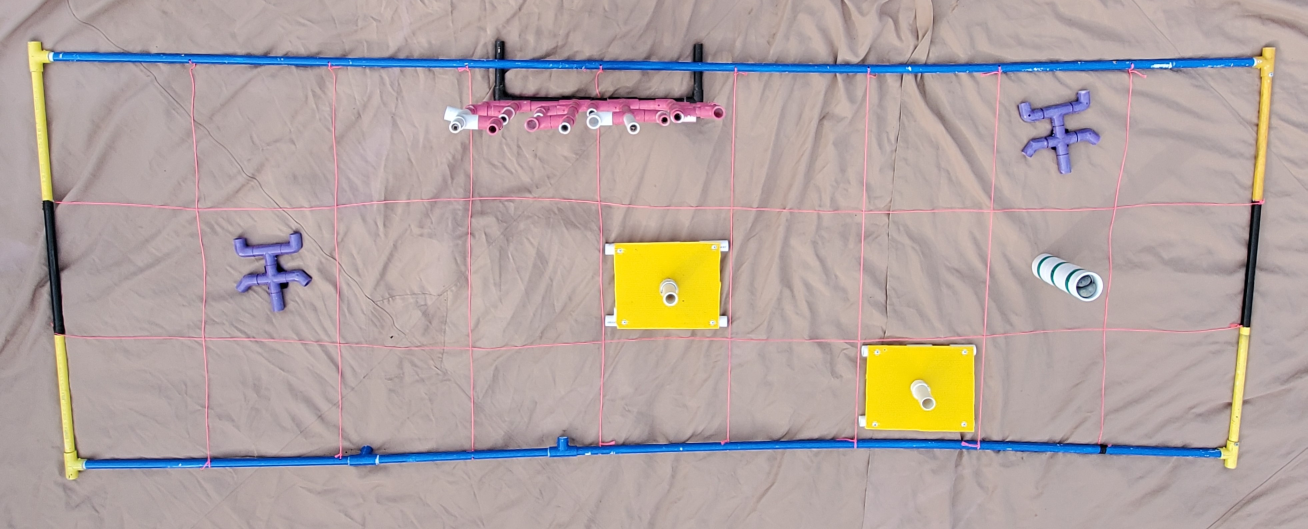
#> input picture CoralReef1.jpg, 3922 x 1587 px (shown at 1/3 size)
$ python LineDetection.py
#> lines starting #> are read from the running program, lines starting #| are printed output that depends on the picture; after the words box and inside, x2 and y2 are one past the last pixel; in counts of white or black regions, pixels touching at a corner belong together
import cv2 as cv
import numpy as np
import imutils

img = cv.imread('CoralReef1.jpg')
#> img is the input picture: shape (1587, 3922, 3); mean B, G, R 161.2, 164.6, 178.4
gray = cv.cvtColor(img,cv.COLOR_BGR2GRAY)
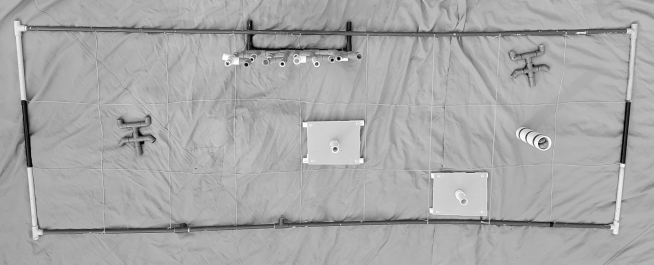
#> gray: shape (1587, 3922) (shown at 1/6 size); min 0, max 255, mean 168.3
hsv = cv.cvtColor(img, cv.COLOR_BGR2HSV)
#> hsv: shape (1587, 3922, 3); mean H, S, V 35.4, 40.4, 184.6
output = img.copy()

def emptyFunction():
    pass

#color palette
LowImageBlue = np.zeros((512, 512, 3), np.uint8)
HighImageBlue = np.zeros((512, 512, 3), np.uint8)
windowName = "config"
cv.namedWindow(windowName)
cv.namedWindow("Canny")
cv.createTrackbar("HLow", windowName, 0, 179, emptyFunction)
cv.createTrackbar("SLow", windowName, 0, 255, emptyFunction)
cv.createTrackbar("VLow", windowName, 0, 255, emptyFunction)

cv.createTrackbar("HHigh", windowName, 0, 179, emptyFunction)
cv.createTrackbar("SHigh", windowName, 0, 255, emptyFunction)
cv.createTrackbar("VHigh", windowName, 0, 255, emptyFunction)

cv.createTrackbar("CannyLow", "Canny", 0, 255, emptyFunction)
cv.createTrackbar("CannyHigh", "Canny", 0, 255, emptyFunction)

orb = cv.ORB_create()

while True:
    HLow = cv.getTrackbarPos("HLow", windowName)
    SLow = cv.getTrackbarPos("SLow", windowName)
    VLow = cv.getTrackbarPos("VLow", windowName)

    HHigh = cv.getTrackbarPos("HHigh", windowName)
    SHigh = cv.getTrackbarPos("SHigh", windowName)
    VHigh = cv.getTrackbarPos("VHigh", windowName)

    CannyLow = cv.getTrackbarPos("CannyLow", "Canny")
    CannyHigh = cv.getTrackbarPos("CannyHigh", "Canny")

    #LowImageBlue[:] = [HLow, SLow, VLow]
    LowImageBlue[:] = [100, 125, 125]
    LowImageBlue = cv.cvtColor(LowImageBlue, cv.COLOR_HSV2BGR)
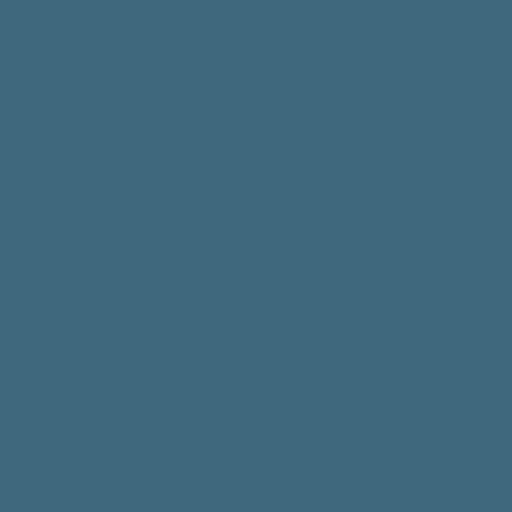
#> LowImageBlue: shape (512, 512, 3); mean B, G, R 125, 104, 63

    #HighImageBlue[:] = [HHigh, SHigh, VHigh]
    HighImageBlue[:] = [115, 255, 255]
    HighImageBlue = cv.cvtColor(HighImageBlue, cv.COLOR_HSV2BGR)
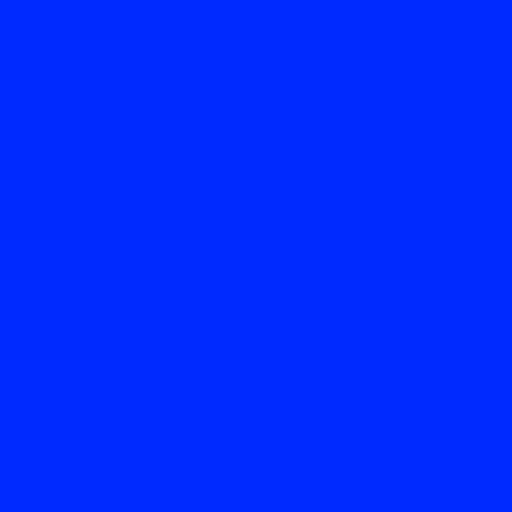
#> HighImageBlue: shape (512, 512, 3); mean B, G, R 255, 42, 0

    if cv.waitKey(1) == 27:
#> (key Esc is pressed here)
        cv.imshow("LowImageBlue", LowImageBlue)
        cv.imshow("HighImageBlue", HighImageBlue)

        #LowerBlue = np.array([HLow, SLow, VLow])
        #UpperBlue = np.array([HHigh, SHigh, VHigh])
        LowerBlue = np.array([100, 125, 125])
        UpperBlue = np.array([115, 255, 255])

        mask = cv.inRange(hsv, LowerBlue, UpperBlue)
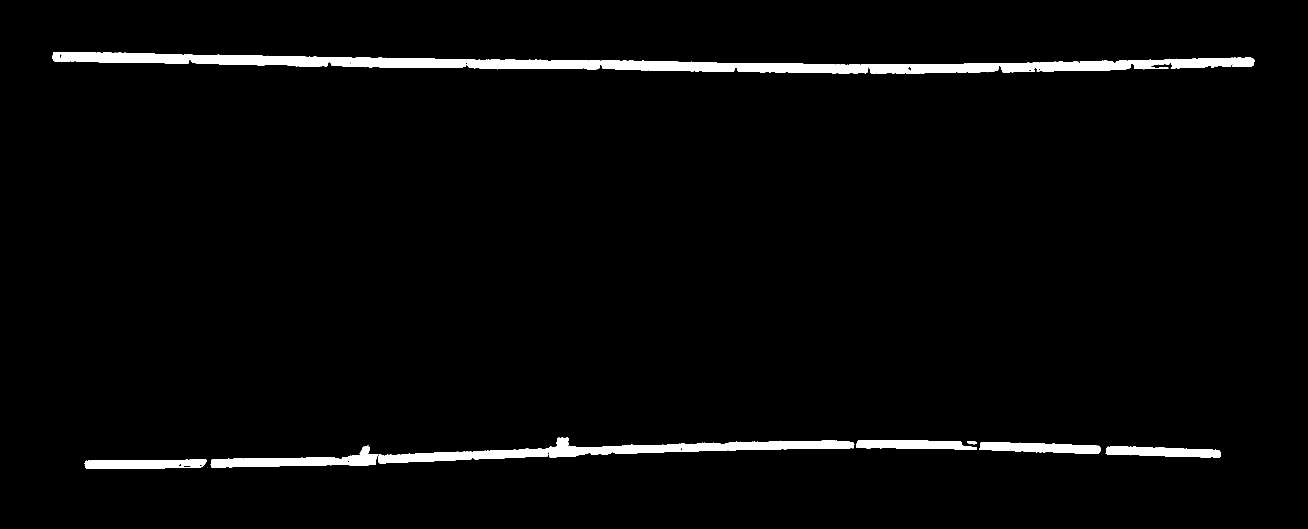
#> mask: shape (1587, 3922) (shown at 1/3 size); 2.8% white; 42 white regions (33 under 20 px), largest, box (x1, y1, x2, y2) and area: (158, 156, 3763, 221) 93522, (1135, 1311, 2563, 1390) 34046, (632, 1337, 1136, 1402) 12839
        cv.imshow("mask", mask)

        filter = cv.bitwise_and(gray, gray, mask = mask)
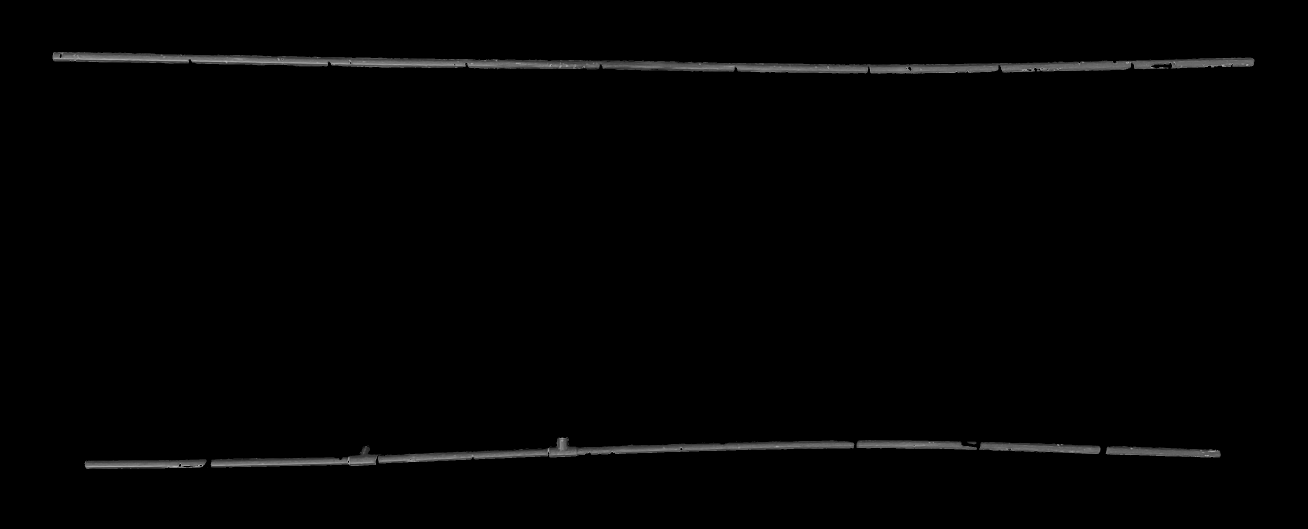
#> filter: shape (1587, 3922) (shown at 1/3 size); min 0, max 194, mean 2.6
        cv.imshow("filter", filter)

        KeyPoint = orb.detect(filter, None)
#> KeyPoint = 500 keypoints; strongest (x, y, size): (1052, 189, 31), (2043, 1346, 31), (181, 171, 31), (3117, 209, 31)
        KeyPoint, des = orb.compute(filter, KeyPoint)

        output = cv.drawKeypoints(output, KeyPoint, None, color = (0,255,0), flags = 0)
        cv.imshow("output", output)


        # Contours
        '''
        contours = cv.findContours(mask.copy(), cv.RETR_EXTERNAL, cv.CHAIN_APPROX_SIMPLE)
        contours = imutils.grab_contours(contours)
        output = img.copy()

        for c in contours:
            cv.drawContours(output, [c], -1, (255, 0,0), 3)
            cv.imshow('Contours', output)'''


        # Hough Line Detection
        '''rey = cv.bitwise_and(gray, gray, mask = mask)
        BlurGrey = cv.GaussianBlur(grey,(5, 5),0)

        edges = cv.Canny(BlurGrey, CannyLow, CannyHigh)
        cv.imshow("edges", edges)

        rho = 1  # distance resolution in pixels of the Hough grid
        theta = np.pi / 180  # angular resolution in radians of the Hough grid
        threshold = 15  # minimum number of votes (intersections in Hough grid cell)
        min_line_length = 400  # minimum number of pixels making up a line
        max_line_gap = 20  # maximum gap in pixels between connectable line segments
        line_image = np.copy(img)  # creating a blank to draw lines on

        # Run Hough on edge detected image
        # Output "lines" is an array containing endpoints of detected line segments
        lines = cv.HoughLinesP(edges, rho, theta, threshold, np.array([]),
                            min_line_length, max_line_gap)

        for line in lines:
            for x1,y1,x2,y2 in line:
                cv.line(line_image,(x1,y1),(x2,y2),(255,0,0),5)


        # Draw the lines on the  image
        lines_edges = cv.addWeighted(img, 0.8, line_image, 1, 0)
        cv.imshow("img", line_image)'''

$ run again, with CoralReef3.jpg copied over CoralReef1.jpg
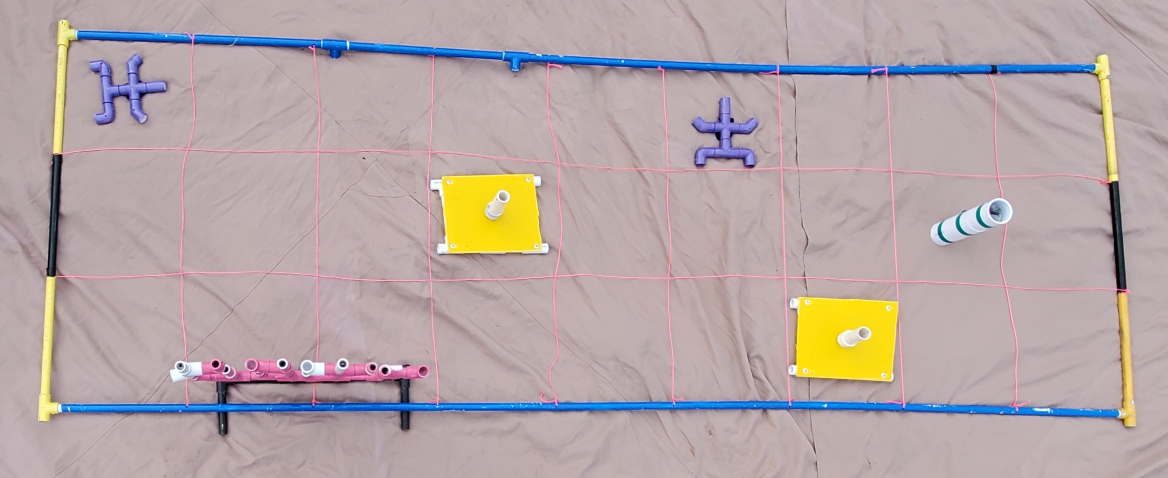
#> input picture CoralReef3.jpg, 3502 x 1434 px (shown at 1/3 size)
#> img is the input picture: shape (1434, 3502, 3); mean B, G, R 167.6, 167.4, 182.2
#> hsv: shape (1434, 3502, 3); mean H, S, V 124.2, 38.9, 188.6
#> `mask = cv.inRange(hsv, LowerBlue, UpperBlue)`:
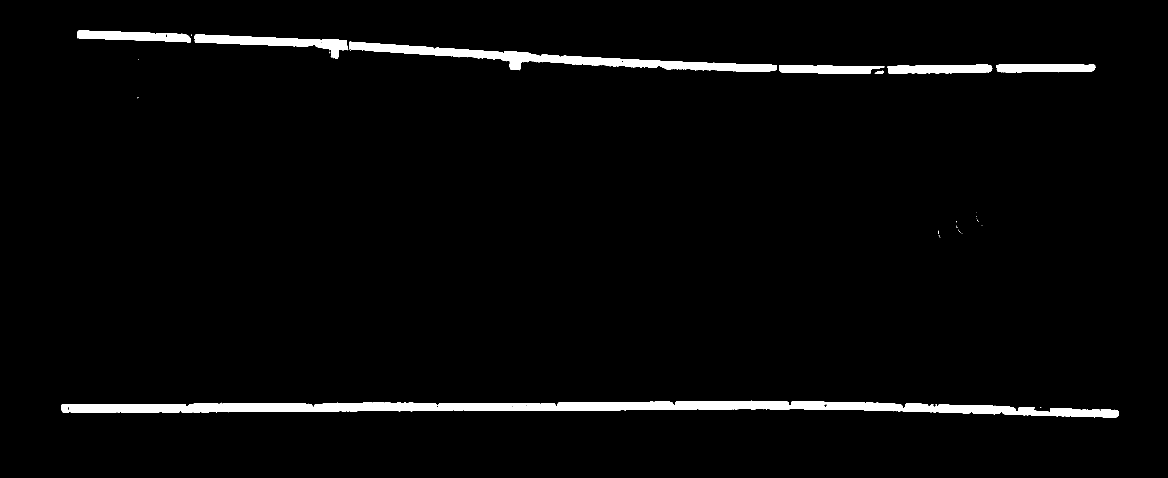
#> mask: shape (1434, 3502) (shown at 1/3 size); 2.8% white; 77 white regions (69 under 20 px), largest, box (x1, y1, x2, y2) and area: (184, 1202, 3357, 1252) 73683, (1046, 125, 2331, 216) 29220, (584, 104, 1043, 176) 11403
#> `filter = cv.bitwise_and(gray, gray, mask = mask)`:
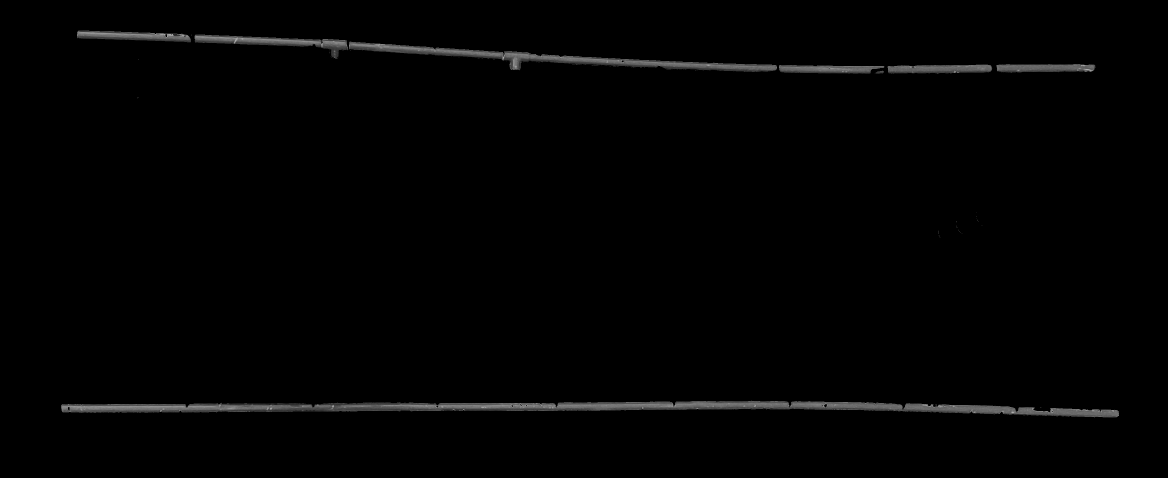
#> filter: shape (1434, 3502) (shown at 1/3 size); min 0, max 194, mean 2.7
#> KeyPoint = 500 keypoints; strongest (x, y, size): (1868, 184, 31), (206, 1223, 31), (500, 104, 31), (499, 104, 37.2)

$ run again, with CoralReef4.jpg copied over CoralReef1.jpg
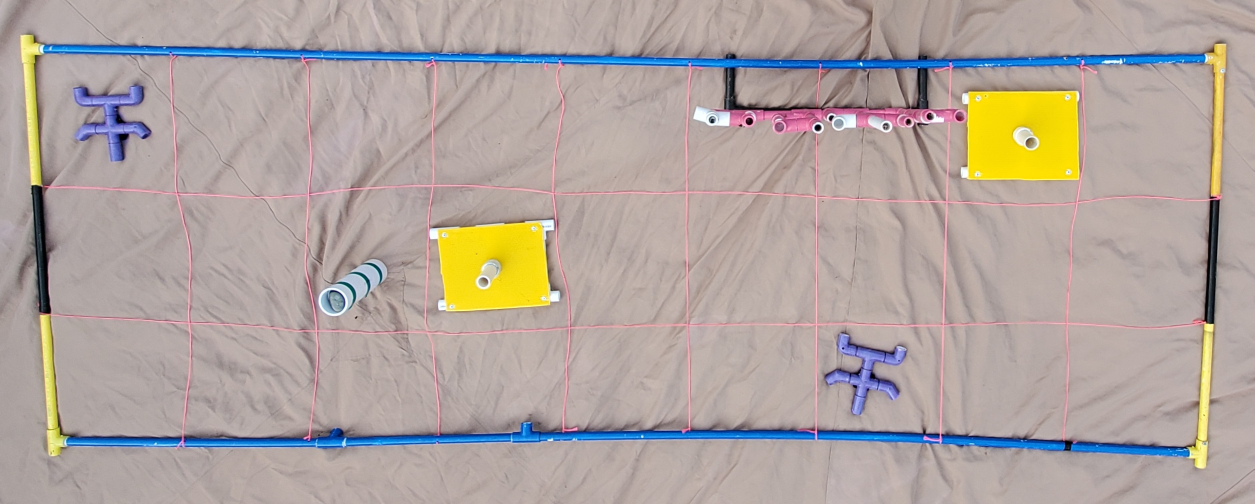
#> input picture CoralReef4.jpg, 3763 x 1512 px (shown at 1/3 size)
#> img is the input picture: shape (1512, 3763, 3); mean B, G, R 158.9, 164.8, 176.4
#> hsv: shape (1512, 3763, 3); mean H, S, V 25.3, 41.4, 182.9
#> `mask = cv.inRange(hsv, LowerBlue, UpperBlue)`:
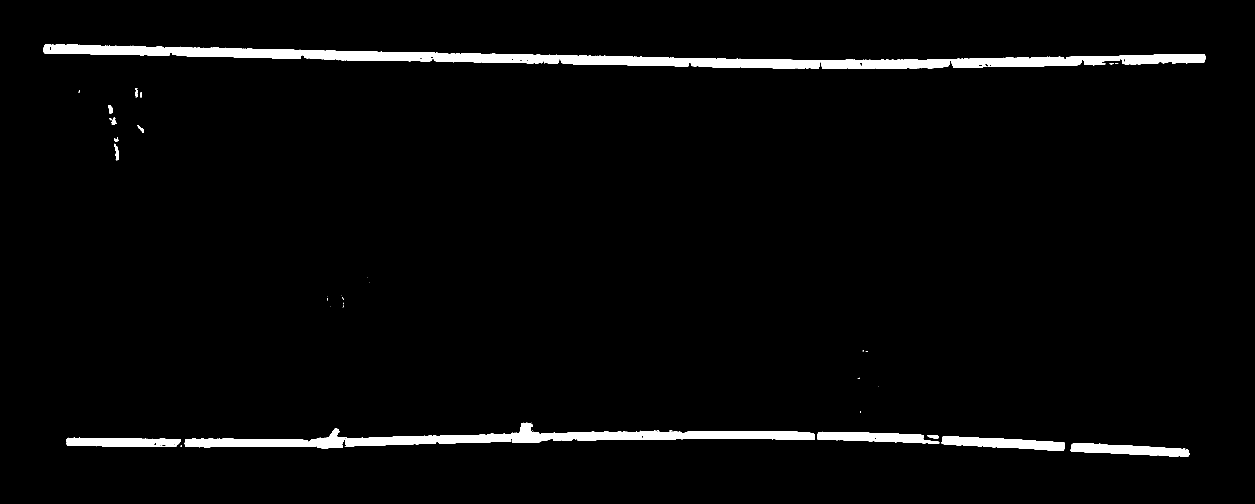
#> mask: shape (1512, 3763) (shown at 1/3 size); 3% white; 69 white regions (52 under 20 px), largest, box (x1, y1, x2, y2) and area: (130, 134, 3617, 207) 87007, (554, 1268, 2445, 1345) 46186, (2825, 1308, 3195, 1353) 9283
#> `filter = cv.bitwise_and(gray, gray, mask = mask)`:
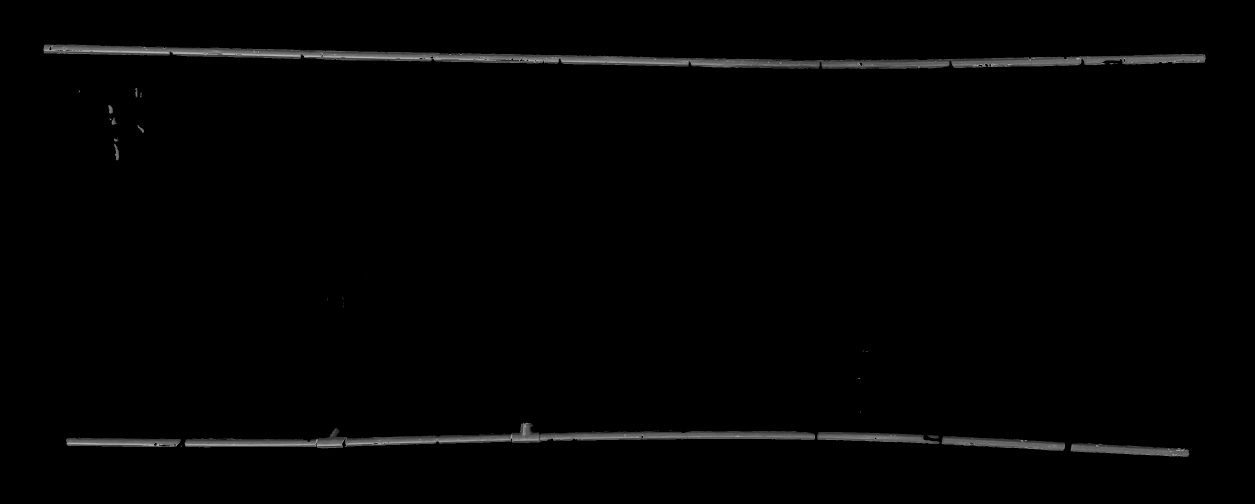
#> filter: shape (1512, 3763) (shown at 1/3 size); min 0, max 194, mean 2.9
#> KeyPoint = 500 keypoints; strongest (x, y, size): (966, 167, 31), (151, 148, 31), (1926, 1308, 31), (1581, 180, 31)
